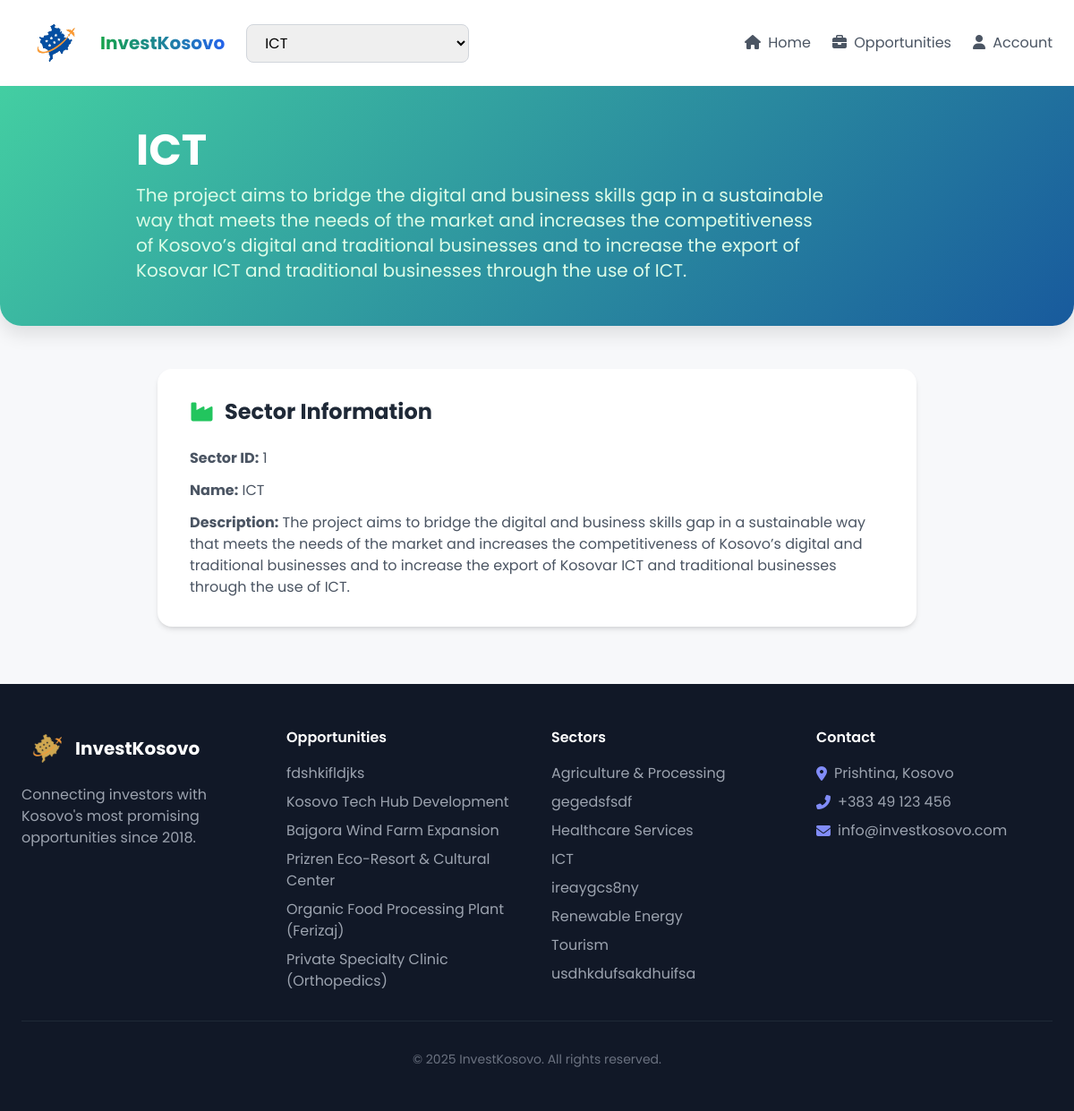
The app's page /sector-detail.php?id=1 with its own data.
### tables this page shows
CREATE TABLE `sectors` (
  `sector_id` int(11) NOT NULL,
  `name` varchar(100) NOT NULL,
  `description` text DEFAULT NULL
);

CREATE TABLE `investment_opportunities` (
  `opportunity_id` int(11) NOT NULL,
  `title` varchar(150) NOT NULL,
  `sector_id` int(11) DEFAULT NULL,
  `capital_min` decimal(15,2) NOT NULL,
  `capital_max` decimal(15,2) NOT NULL,
  `risk_level` enum('low','medium','high') NOT NULL,
  `timeline_months` int(11) NOT NULL,
  `description` text NOT NULL,
  `contact_email` varchar(150) NOT NULL,
  `created_at` datetime DEFAULT current_timestamp(),
  `money_raised` decimal(15,2) DEFAULT 0.00,
  `goal` decimal(15,2) DEFAULT 0.00
);

### sector-detail.php (the view, shortened to what this page needs)
<?php
include_once('config.php');
$sectors = [];
$sectors_q = $pdo->query("SELECT sector_id, name FROM sectors ORDER BY name ASC");
while ($row = $sectors_q->fetch(PDO::FETCH_ASSOC)) {
    $sectors[] = $row;
}
$selected_id = isset($_GET['id']) ? intval($_GET['id']) : (count($sectors) ? $sectors[0]['sector_id'] : 0);
$sector = null;
if ($selected_id) {
    $sector_q = $pdo->prepare("SELECT * FROM sectors WHERE sector_id=?");
    $sector_q->bindParam(1, $selected_id, PDO::PARAM_INT);
    $sector_q->execute();
    $sector = $sector_q->fetch(PDO::FETCH_ASSOC);
}
?>
<!DOCTYPE html>
<html lang="en">
<head>
    <script src="https://cdn.tailwindcss.com"></script>
    <link rel="stylesheet" href="https://cdnjs.cloudflare.com/ajax/libs/font-awesome/6.4.0/css/all.min.css">
</head>
<body class="min-h-screen">
    <nav class="bg-white shadow-lg py-4 px-6 flex justify-between items-center">
        <div class="flex items-center">
            <a href="index.php" class="flex items-center text-gray-800 hover:text-green-600 transition-colors">
                <img class="h-16 w-auto" src="kosova.png" alt="InvestKosovo Logo">
                <span class="text-xl font-bold bg-gradient-to-r from-green-600 to-blue-600 bg-clip-text text-transparent ml-2">InvestKosovo</span>
            </a>
            <form method="get" class="ml-6">
                <select id="sector-select" name="id" class="rounded-lg border border-gray-300 px-4 py-2 focus:ring-2 focus:ring-green-400" onchange="this.form.submit()">
                    <?php foreach ($sectors as $s): ?>
                        <option value="<?= $s['sector_id'] ?>" <?= $selected_id == $s['sector_id'] ? 'selected' : '' ?>>
                            <?= htmlspecialchars($s['name']) ?>
                        </option>
                    <?php endforeach; ?>
                </select>
            </form>
        </div>
        <div class="flex items-center space-x-6">
            <a href="index.php" class="text-gray-600 hover:text-green-600 transition-colors">
                <i class="fas fa-home mr-1"></i> Home
            </a>
            <a href="opportunities.php" class="text-gray-600 hover:text-green-600 transition-colors">
                <i class="fas fa-briefcase mr-1"></i> Opportunities
            </a>
            <a href="#" class="text-gray-600 hover:text-green-600 transition-colors">
                <i class="fas fa-user mr-1"></i> Account
            </a>
        </div>
    </nav>
    <div class="sector-header rounded-b-3xl text-white py-12 px-8 md:px-16 mb-12 fade-in">
        <div class="max-w-4xl mx-auto">
            <h1 class="text-4xl md:text-5xl font-bold mb-3">
                <?= htmlspecialchars($sector['name'] ?? 'Sector') ?>
            </h1>
            <p class="text-xl text-green-100 max-w-3xl">
                <?= htmlspecialchars($sector['description'] ?? 'No description available.') ?>
            </p>
        </div>
    </div>
    <div class="max-w-4xl mx-auto px-6 pb-16">
        <div class="grid grid-cols-1 gap-8">
            <div class="bg-white rounded-2xl shadow-md p-8 detail-card fade-in">
                <h2 class="text-2xl font-bold text-gray-800 mb-6 flex items-center">
                    <i class="fas fa-industry text-green-500 mr-3"></i> Sector Information
                </h2>
                <div class="prose max-w-none text-gray-600">
                    <ul class="space-y-3">
                        <li><strong>Sector ID:</strong> <?= htmlspecialchars($sector['sector_id'] ?? 'N/A') ?></li>
                        <li><strong>Name:</strong> <?= htmlspecialchars($sector['name'] ?? 'N/A') ?></li>
                        <li><strong>Description:</strong> <?= nl2br(htmlspecialchars($sector['description'] ?? 'N/A')) ?></li>
                    </ul>
                </div>
            </div>
        </div>
    </div>
    <footer class="bg-gray-900 text-white py-12 px-6">
        <div class="max-w-6xl mx-auto grid grid-cols-1 md:grid-cols-4 gap-8">
            <div>
                <h3 class="text-xl font-bold mb-4 flex items-center">
                    <img class="h-12 w-auto" src="kosova1.png" alt="InvestKosovo Logo">InvestKosovo
                </h3>
                <p class="text-gray-400">Connecting investors with Kosovo's most promising opportunities since 2018.</p>
            </div>
            <div>
                <h4 class="font-semibold mb-4">Opportunities</h4>
                <ul class="space-y-2 text-gray-400">
                    <?php
                        try {
                            $stmtOpp = $pdo->query("SELECT io.*, s.name as sector_name FROM investment_opportunities io LEFT JOIN sectors s ON io.sector_id = s.sector_id ORDER BY io.created_at DESC LIMIT 6");
                            $opportunities = $stmtOpp->fetchAll(PDO::FETCH_ASSOC);
                        } catch (PDOException $e) {
                            $opportunities = [];
                        }
                        foreach ($opportunities as $o):
                    ?>
                        <li>
                            <a href="opportunity-detail.php?id=<?= $o['opportunity_id'] ?>" class="hover:text-white transition-colors">
                                <?= htmlspecialchars($o['title']) ?>
                            </a>
                        </li>
                    <?php endforeach; ?>
                </ul>
            </div>
            <div>
                <h4 class="font-semibold mb-4">Sectors</h4>
                <ul class="space-y-2 text-gray-400">
                    <?php foreach ($sectors as $s): ?>
                    <li>
                        <a href="sector-detail.php?id=<?= $s['sector_id'] ?>" class="hover:text-white transition-colors">
                            <?= htmlspecialchars($s['name']) ?>
                        </a>
                    <?php endforeach; ?>
                </ul>
            </div>
            <div>
                <h4 class="font-semibold mb-4">Contact</h4>
                <ul class="space-y-2 text-gray-400">
                    <li class="flex items-center">
                        <i class="fas fa-map-marker-alt mr-2 text-indigo-400"></i> Prishtina, Kosovo
                    </li>
                    <li class="flex items-center">
                        <i class="fas fa-phone-alt mr-2 text-indigo-400"></i> +383 49 123 456
                    </li>
                    <li class="flex items-center">
                        <i class="fas fa-envelope mr-2 text-indigo-400"></i> info@investkosovo.com
                    </li>
                </ul>
            </div>
        </div>
        <div class="max-w-6xl mx-auto pt-8 mt-8 border-t border-gray-800 text-center text-gray-500 text-sm">
            <p>© 2025 InvestKosovo. All rights reserved.</p>
        </div>
    </footer>
</body>
</html>

### sector-detail.php (style rules this page uses)
body { font-family: 'Poppins', sans-serif; background: #f7f8fa; }
.sector-header { background: linear-gradient(135deg, #43cea2 0%, #185a9d 100%); box-shadow: 0 10px 20px rgba(0, 0, 0, 0.1); }
.detail-card { transition: all 0.3s ease; box-shadow: 0 4px 6px rgba(0, 0, 0, 0.05); border-left: 4px solid transparent; }
.fade-in { animation: fadeIn 0.6s ease-in; }

### records on screen
sectors: name "ICT", description "The project aims to bridge the digital and business skills gap in a sustainable way that meets the needs of the market and increases the competitiveness of Kosovo’s digital and traditional businesses and to increase the export of Kosovar ICT and traditional businesses through the use of ICT.", sector_id "1"
investment_opportunities: title "fdshkifldjks"
investment_opportunities: title "Kosovo Tech Hub Development"
investment_opportunities: title "Bajgora Wind Farm Expansion"
investment_opportunities: title "Prizren Eco-Resort & Cultural Center"
investment_opportunities: title "Organic Food Processing Plant (Ferizaj)"
investment_opportunities: title "Private Specialty Clinic (Orthopedics)"
sectors: name "Agriculture & Processing"
sectors: name "gegedsfsdf"
sectors: name "Healthcare Services"
sectors: name "ireaygcs8ny"
sectors: name "Renewable Energy"
sectors: name "Tourism"
sectors: name "usdhkdufsakdhuifsa"

### other values on screen
form field id "ICT"
